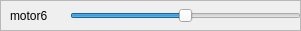
       <widget class="QFrame" name="frame_18">
        <property name="geometry">
         <rect>
          <x>0</x>
          <y>420</y>
          <width>301</width>
          <height>31</height>
         </rect>
        </property>
        <property name="frameShape">
         <enum>QFrame::StyledPanel</enum>
        </property>
        <property name="frameShadow">
         <enum>QFrame::Raised</enum>
        </property>
        <widget class="QSlider" name="motor6">
         <property name="geometry">
          <rect>
           <x>70</x>
           <y>0</y>
           <width>231</width>
           <height>31</height>
          </rect>
         </property>
         <property name="minimum">
          <number>-50</number>
         </property>
         <property name="maximum">
          <number>50</number>
         </property>
         <property name="orientation">
          <enum>Qt::Horizontal</enum>
         </property>
        </widget>
        <widget class="QLabel" name="label_17">
         <property name="geometry">
          <rect>
           <x>10</x>
           <y>0</y>
           <width>91</width>
           <height>31</height>
          </rect>
         </property>
         <property name="text">
          <string>motor6</string>
         </property>
        </widget>
        <widget class="QFrame" name="frame_19">
         <property name="geometry">
          <rect>
           <x>40</x>
           <y>30</y>
           <width>301</width>
           <height>31</height>
          </rect>
         </property>
         <property name="frameShape">
          <enum>QFrame::StyledPanel</enum>
         </property>
         <property name="frameShadow">
          <enum>QFrame::Raised</enum>
         </property>
         <widget class="QSlider" name="horizontalSlider_12">
          <property name="geometry">
           <rect>
            <x>70</x>
            <y>0</y>
            <width>231</width>
            <height>31</height>
           </rect>
          </property>
          <property name="orientation">
           <enum>Qt::Horizontal</enum>
          </property>
         </widget>
         <widget class="QLabel" name="label_18">
          <property name="geometry">
           <rect>
            <x>10</x>
            <y>0</y>
            <width>91</width>
            <height>31</height>
           </rect>
          </property>
          <property name="text">
           <string>motor0</string>
          </property>
         </widget>
        </widget>
       </widget>
